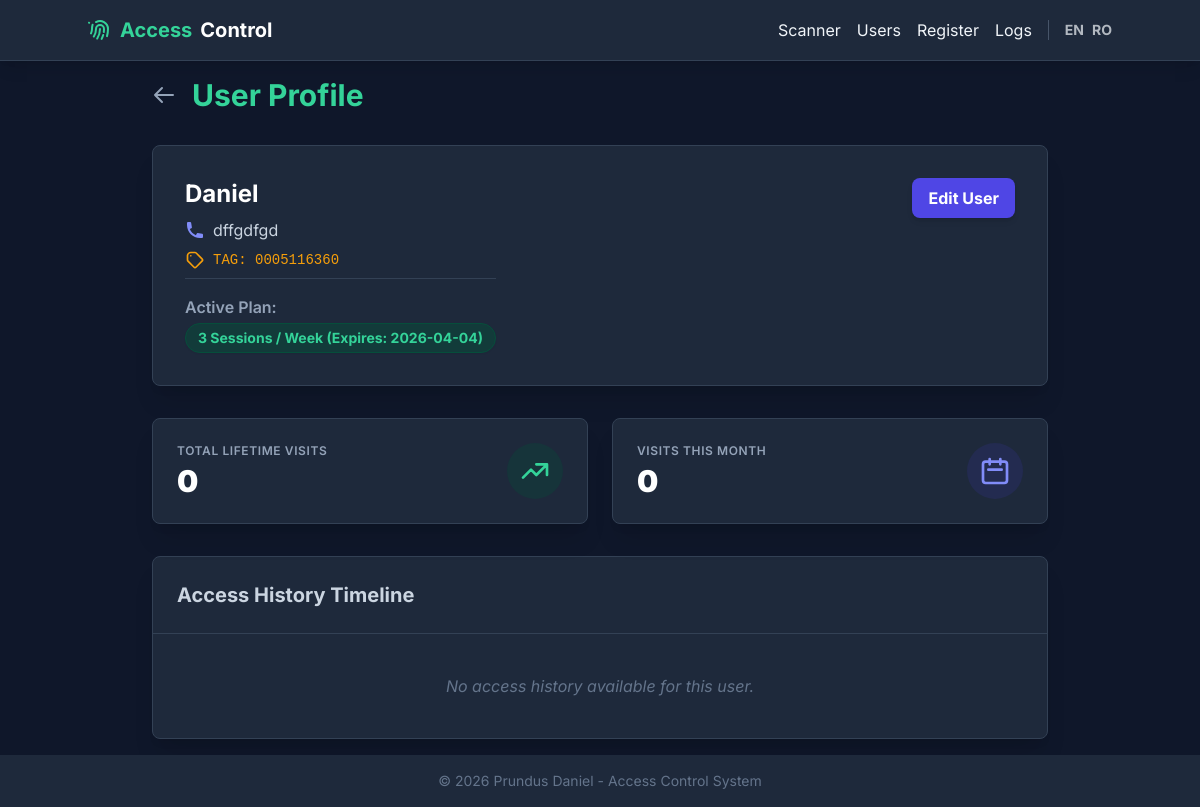
Before: /user/13 with the older database file.
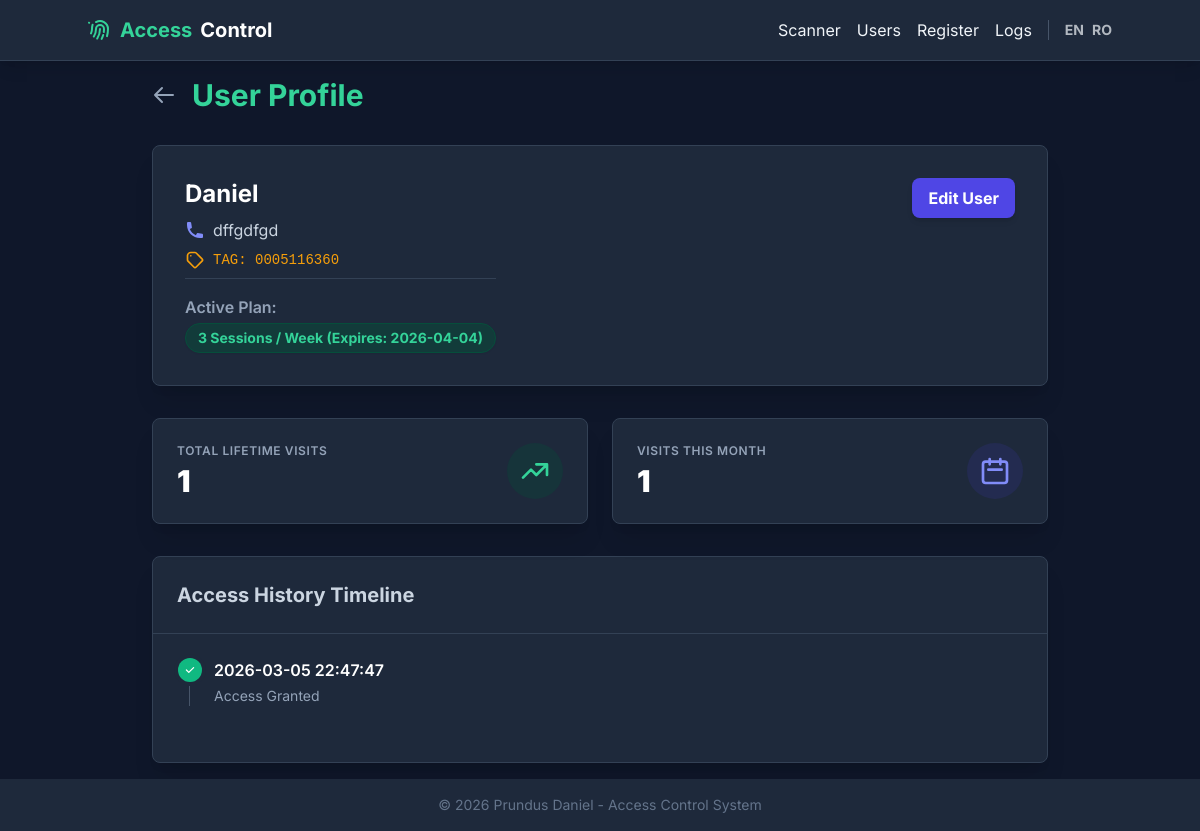
After: the same page with the newer database file.
### database.py (models this page shows)
class AccessLog(db.Model):
    __tablename__ = 'access_logs'
    id = db.Column(db.Integer, primary_key=True)
    user_id = db.Column(db.Integer, db.ForeignKey('users.id'), nullable=False)
    timestamp = db.Column(db.DateTime, default=datetime.datetime.now)
    allowed = db.Column(db.Boolean, nullable=False)
    reason = db.Column(db.String)

### app.py (the view)
@app.route('/user/<int:user_id>')
def user_profile(user_id):
    user = database.get_user_by_id(user_id)
    if not user:
        return redirect(url_for('get_users'))
    sub = database.get_active_subscription(user_id)
    stats = database.get_user_stats(user_id)
    logs = database.get_user_logs(user_id, limit=50)
    user_classes = database.db.session.query(database.ClassSchedule)\
        .join(database.ClassParticipant, database.ClassParticipant.class_id == database.ClassSchedule.id)\
        .filter(database.ClassParticipant.user_id == user_id)\
        .all()
    classes = [database.dict_helper(c) for c in user_classes]
    return render_template('user_profile.html', user=user, sub=sub, stats=stats, logs=logs, classes=classes)

### app.py (called while the page is built)
def get_locale():
    return session.get('lang', 'en')

### database.py (called while the page is built)
def dict_helper(obj):
    if obj is None:
        return None
    return {c.name: getattr(obj, c.name) for c in obj.__table__.columns}

def get_user_by_id(user_id):
    user = User.query.get(user_id)
    return dict_helper(user)

def get_active_subscription(user_id):
    sub_data = db.session.query(ActiveSubscription, SubscriptionType)\
        .join(SubscriptionType, ActiveSubscription.type_id == SubscriptionType.id)\
        .filter(ActiveSubscription.user_id == user_id)\
        .filter(ActiveSubscription.end_date >= datetime.date.today())\
        .order_by(ActiveSubscription.end_date.desc())\
        .first()
    if sub_data:
        sub, sub_type = sub_data
        s_dict = dict_helper(sub)
        s_dict['sub_name'] = sub_type.name
        return s_dict
    return None

### templates/user_profile.html (shortened to what the changed rows need)
{% extends "layout.html" %}
{% block content %}
<div class="max-w-4xl mx-auto space-y-8">
    <div class="flex items-center gap-4 mb-4">
        <h1 class="text-3xl font-bold text-emerald-400">{{ _('User Profile') }}</h1>
    </div>
    <div
        class="bg-slate-800 rounded-lg shadow-xl p-8 border border-slate-700 md:flex md:justify-between md:items-start">
        <div>
            <h2 class="text-2xl font-bold text-white mb-2">{{ user['name'] }}</h2>
        </div>
    </div>
    <div class="grid grid-cols-1 md:grid-cols-2 gap-6">
        <div class="bg-slate-800 rounded-lg shadow-xl p-6 border border-slate-700 flex items-center justify-between">
            <div>
                <p class="text-slate-400 font-semibold mb-1 uppercase tracking-wider text-xs">{{ _('Total Lifetime
                    Visits') }}</p>
                <p class="text-3xl font-black text-white">{{ stats['total_visits'] }}</p>
            </div>
        </div>
        <div class="bg-slate-800 rounded-lg shadow-xl p-6 border border-slate-700 flex items-center justify-between">
            <div>
                <p class="text-slate-400 font-semibold mb-1 uppercase tracking-wider text-xs">{{ _('Visits This Month')
                    }}</p>
                <p class="text-3xl font-black text-white">{{ stats['monthly_visits'] }}</p>
            </div>
        </div>
    </div>
    <div class="bg-slate-800 rounded-lg shadow-xl overflow-hidden border border-slate-700">
        <div class="p-6 border-b border-slate-700">
            <h2 class="text-xl font-bold text-slate-300">{{ _('Access History Timeline') }}</h2>
        </div>
        <div class="p-6 max-h-[500px] overflow-y-auto">
            {% if logs %}
            <div class="relative border-l border-slate-600 ml-3 space-y-6">
                {% for log in logs %}
                <div class="mb-8 ml-6 relative">
                    <span
                        class="absolute flex items-center justify-center w-6 h-6 rounded-full -left-9 ring-4 ring-slate-800 {% if log['allowed'] %}bg-emerald-500{% else %}bg-rose-500{% endif %}">
                        {% if log['allowed'] %}
                        <svg xmlns="http://www.w3.org/2000/svg" class="h-3 w-3 text-white" viewBox="0 0 20 20"
                            fill="currentColor">
                            <path fill-rule="evenodd"
                                d="M16.707 5.293a1 1 0 010 1.414l-8 8a1 1 0 01-1.414 0l-4-4a1 1 0 011.414-1.414L8 12.586l7.293-7.293a1 1 0 011.414 0z"
                                clip-rule="evenodd" />
                        </svg>
                        {% endif %}
                    </span>
                    <h3 class="flex items-center mb-1 text-md font-semibold text-white">
                        {{ log['timestamp'] }}
                    </h3>
                    <p class="mb-1 text-sm font-normal text-slate-400">{{ _(log['reason']) }}</p>
                </div>
                {% endfor %}
            </div>
            {% else %}
            <p class="text-slate-500 italic text-center py-4">{{ _('No access history available for this user.') }}</p>
            {% endif %}
        </div>
    </div>
</div>
{% endblock %}

Changed rows visible on the page:
added AccessLog: timestamp "2026-03-05 22:47:47"
Other visible differences:
{{ stats['total_visits'] }}: "0" → "1"
{{ stats['monthly_visits'] }}: "0" → "1"
text no longer shown: "No access history available for this user."
